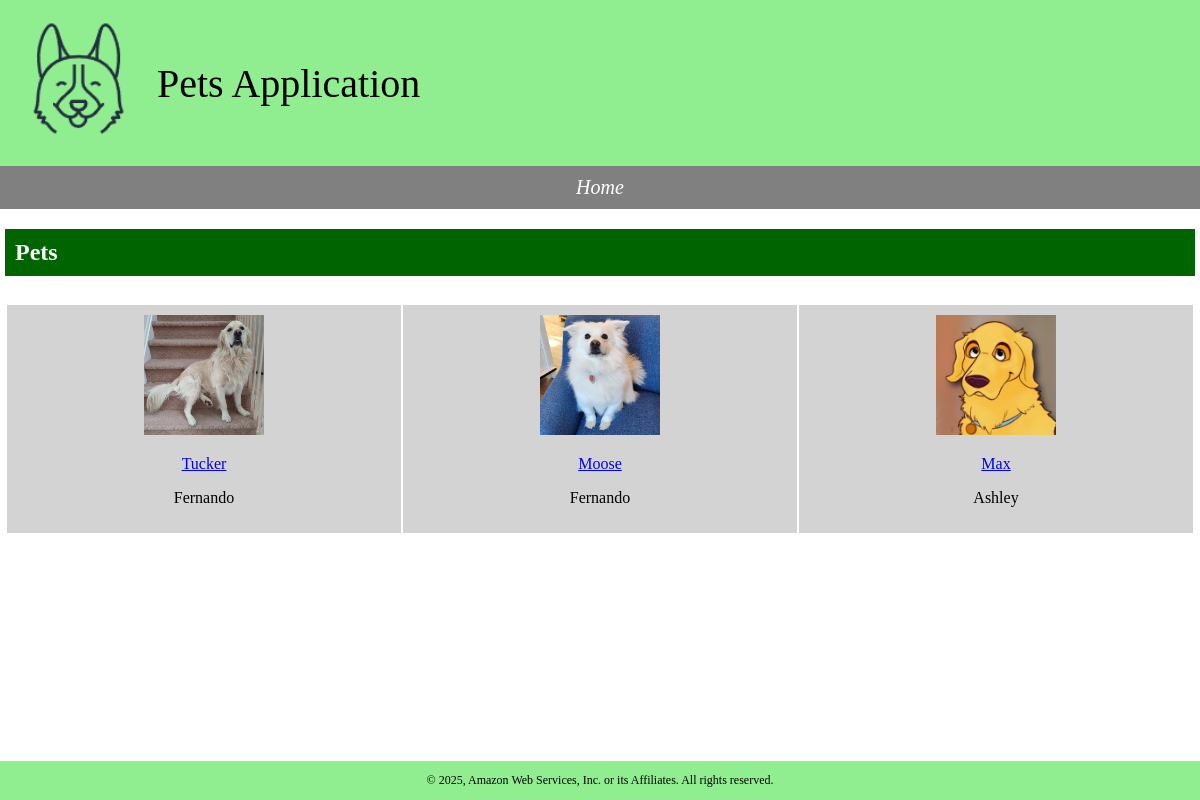
The app's page /, older data.
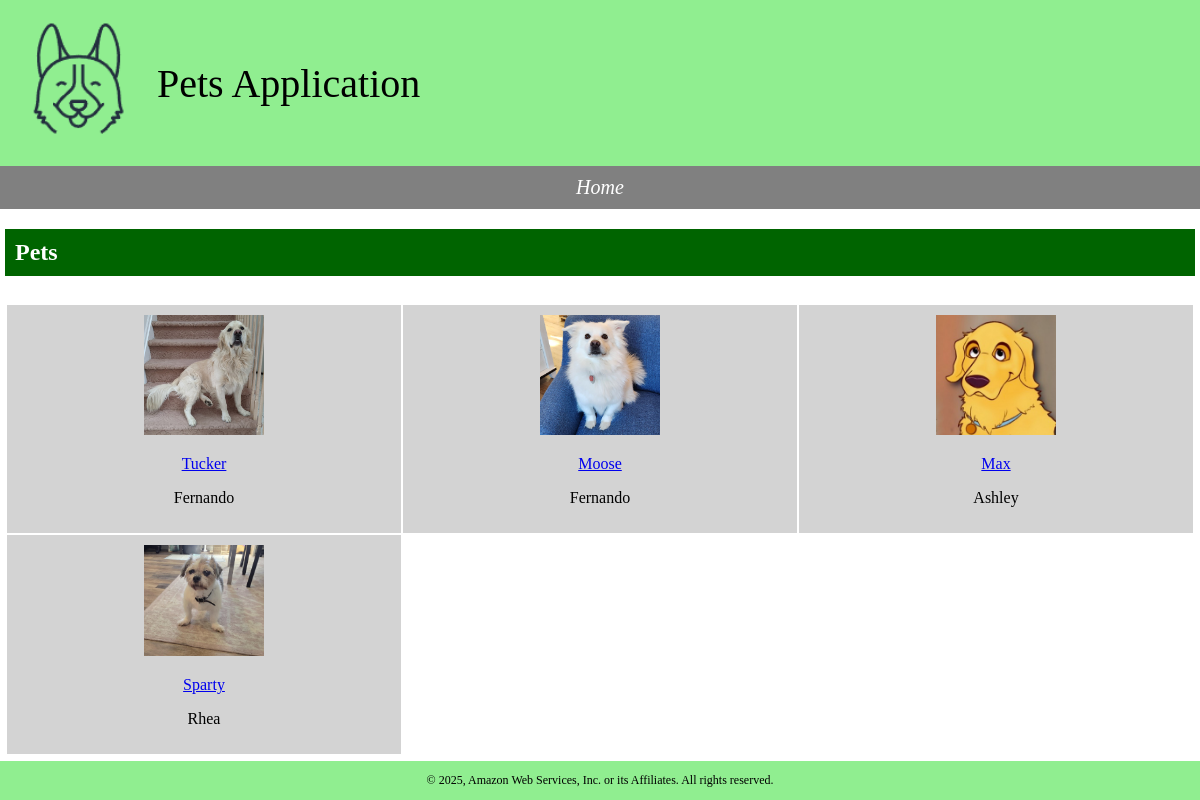
The same page, newer data.
### pets_app/models.py (models this page shows, shortened)
class Pet(models.Model):
    name = models.CharField(max_length=100)
    gender = models.CharField(max_length=6, choices=Gender.choices, default=Gender.FEMALE)
    birth = models.DateField(default=None, null=True, blank=True)
    owner = models.CharField(max_length=100)
    weight = models.DecimalField(max_digits=8, decimal_places=2, null=True)
    height = models.DecimalField(max_digits=8, decimal_places=2, null=True)
    card = models.OneToOneField(VaccinationCard, on_delete=models.CASCADE, null=True, blank=True)
    breed = models.ManyToManyField(Breed, blank=True)
    picture = models.ImageField(max_length=255, null=True)

### pets_app/views.py (the view)
# urls.py: path("", views.list_pets, name="pets_list"),
def list_pets(request):
    return render(request, "pets_app/pets.html", {"pets": Pet.objects.all()})

### pets_app/templates/pets_app/pets.html
{% extends "pets_app/base.html" %}
{% block content %}
<div class="pets" id="pets-link">
    <h2>Pets</h2>
    <table>
        <tr>
            {% for p in pets %}
            {% if forloop.counter0|divisibleby:3 %}
        </tr>
        <tr>
            {% endif %}
            <td><a href="{% url 'pet' p.id %}">
                <img src="{{ p.picture.url }}" width="120" />
                <p>{{ p.name }}</a></p>
                <p>{{ p.owner }}</p>
            </td>
            {% endfor %}
        </tr>
    </table>
</div>
{% endblock content %}

Row changes from the older to the newer data that the page shows:
added Pet: picture (placeholder picture), name "Sparty", owner "Rhea"
